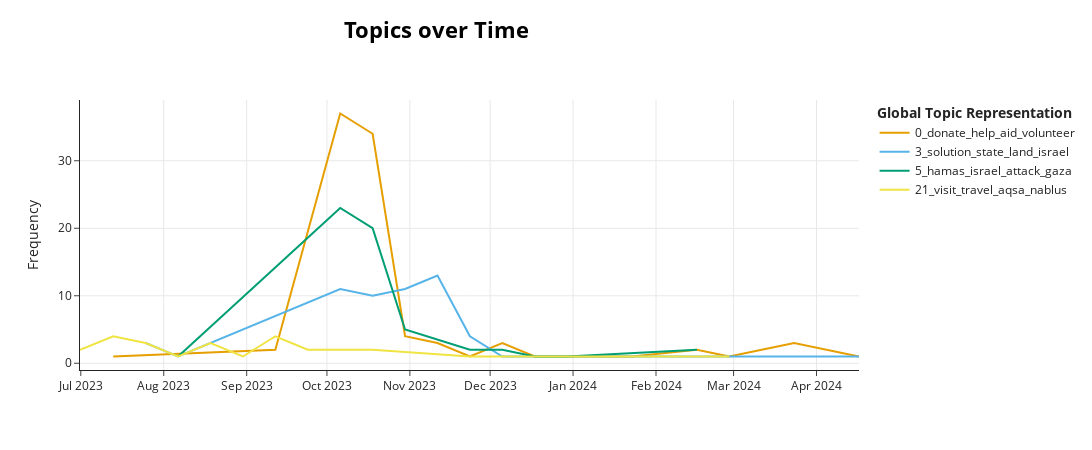

Here is the notebook cell this chart was saved with:
### Code cell
topic_model_pal.visualize_topics_over_time(topics_over_time_pal, topics=[0, 3, 5, 21])

### Figure 1 — Plotly figure (JSON) as saved in the notebook; plotly's stock layout.template omitted (floating-point values rounded to 4 significant figures)
{"data": [{"hoverinfo": "text", "hovertext": ["<b>Topic 0</b><br>Words: medicine, hormone, prescribe, hormonal, gyno", "<b>Topic 0</b><br>Words: volunteer, immersion, southeast, fluent, science", "<b>Topic 0</b><br>Words: donate, help, aid, money, donation", "<b>Topic 0</b><br>Words: donate, help, aid, volunteer, charity", "<b>Topic 0</b><br>Words: volunteer, donate, help, charity, designer", "<b>Topic 0</b><br>Words: maghazi, help, aid, clothing, station", "<b>Topic 0</b><br>Words: help, ele, useless, mad, adopt", "<b>Topic 0</b><br>Words: paypal, donate, sanitary, volunteer, organization", "<b>Topic 0</b><br>Words: travel, aid, vary, volunteer, europeans", "<b>Topic 0</b><br>Words: donate, bds, effective, subtract, delegitimize", "<b>Topic 0</b><br>Words: esim, app, username, donate, send", "<b>Topic 0</b><br>Words: card, donate, scam, charity, transaction", "<b>Topic 0</b><br>Words: donate, little, affirm, legit, share", "<b>Topic 0</b><br>Words: charity, help, gofundme, pcrf, shade", "<b>Topic 0</b><br>Words: donate, volunteer, advice, help, link", "<b>Topic 0</b><br>Words: organize, blackheart, greenheart, involve, appreciation"], "marker": {"color": "#E69F00"}, "mode": "lines", "name": "0_donate_help_aid_volunteer", "type": "scatter", "x": ["2023-07-13T02:52:48", "2023-09-11T17:16:48", "2023-10-05T23:02:24", "2023-10-18T01:55:12", "2023-10-30T04:48:00", "2023-11-11T07:40:48", "2023-11-23T10:33:36", "2023-12-05T13:26:24", "2023-12-17T16:19:12", "2023-12-29T19:12:00", "2024-01-23T00:57:36", "2024-02-16T06:43:12", "2024-02-28T09:36:00", "2024-03-11T12:28:48", "2024-03-23T15:21:36", "2024-04-16T21:07:12"], "y": [1, 2, 37, 34, 4, 3, 1, 3, 1, 1, 1, 2, 1, 2, 3, 1]}, {"hoverinfo": "text", "hovertext": ["<b>Topic 3</b><br>Words: solution, proposal, state, finger, pinky", "<b>Topic 3</b><br>Words: realistic, solution, moderate, opposition, state", "<b>Topic 3</b><br>Words: solution, state, land, country, have", "<b>Topic 3</b><br>Words: solution, state, have, israel, land", "<b>Topic 3</b><br>Words: solution, state, land, israel, government", "<b>Topic 3</b><br>Words: solution, state, land, territorial, palestinians", "<b>Topic 3</b><br>Words: solution, state, land, history, innovation", "<b>Topic 3</b><br>Words: state, straight, answer, congratulation, recognize", "<b>Topic 3</b><br>Words: solution, citizenship, binational, give, reparation", "<b>Topic 3</b><br>Words: solution, state, land, fight, long", "<b>Topic 3</b><br>Words: solution, conflict, preface, capability, mistake", "<b>Topic 3</b><br>Words: solution, state, accept, option, reject", "<b>Topic 3</b><br>Words: settlement, state, solution, decolonisation, colonialism", "<b>Topic 3</b><br>Words: solution, state, move, location, predatory", "<b>Topic 3</b><br>Words: solution, believe, state, ashkenazi, levant", "<b>Topic 3</b><br>Words: repopulate, depopulate, return, stateless, refugee", "<b>Topic 3</b><br>Words: solution, unreasonable, state, county, absorb"], "marker": {"color": "#56B4E9"}, "mode": "lines", "name": "3_solution_state_land_israel", "type": "scatter", "x": ["2023-07-25T05:45:36", "2023-08-06T08:38:24", "2023-10-05T23:02:24", "2023-10-18T01:55:12", "2023-10-30T04:48:00", "2023-11-11T07:40:48", "2023-11-23T10:33:36", "2023-12-05T13:26:24", "2023-12-17T16:19:12", "2023-12-29T19:12:00", "2024-01-10T22:04:48", "2024-02-04T03:50:24", "2024-02-16T06:43:12", "2024-02-28T09:36:00", "2024-03-11T12:28:48", "2024-03-23T15:21:36", "2024-04-16T21:07:12"], "y": [3, 1, 11, 10, 11, 13, 4, 1, 1, 1, 1, 1, 1, 1, 1, 1, 1]}, {"hoverinfo": "text", "hovertext": ["<b>Topic 5</b><br>Words: strikes, strike, general, grasp, notice", "<b>Topic 5</b><br>Words: hamas, israel, eye, gaza, attack", "<b>Topic 5</b><br>Words: hamas, israel, attack, eye, try", "<b>Topic 5</b><br>Words: hamas, israel, assassinate, war, gaza", "<b>Topic 5</b><br>Words: ensure, population, war, gaza, hamas", "<b>Topic 5</b><br>Words: hamas, israel, unethical, nursing, hide", "<b>Topic 5</b><br>Words: enabler, unlivable, damaged, predict, compassionate", "<b>Topic 5</b><br>Words: ship, attack, houthis, mandeb, usa", "<b>Topic 5</b><br>Words: theory, israel, try, aid, palistine"], "marker": {"color": "#009E73"}, "mode": "lines", "name": "5_hamas_israel_attack_gaza", "type": "scatter", "x": ["2023-08-06T08:38:24", "2023-10-05T23:02:24", "2023-10-18T01:55:12", "2023-10-30T04:48:00", "2023-11-23T10:33:36", "2023-12-05T13:26:24", "2023-12-17T16:19:12", "2023-12-29T19:12:00", "2024-02-16T06:43:12"], "y": [1, 23, 20, 5, 2, 2, 1, 1, 2]}, {"hoverinfo": "text", "hovertext": ["<b>Topic 21</b><br>Words: visit, jeruzalem, nablus, city, bethlehem", "<b>Topic 21</b><br>Words: visit, nablus, jericho, itinerary, aqsa", "<b>Topic 21</b><br>Words: visit, tour, travel, jenin, nablus", "<b>Topic 21</b><br>Words: breakdown, airport, cost, taxiany, fee", "<b>Topic 21</b><br>Words: visit, tourist, israli, bethlehem, amman", "<b>Topic 21</b><br>Words: jordanian, passport, travel, laissez, passer", "<b>Topic 21</b><br>Words: taxi, visit, bethlehem, retire, checkpoint", "<b>Topic 21</b><br>Words: visit, operator, ofcourse, tour, ksa", "<b>Topic 21</b><br>Words: send, colleague, visit, parcel, ems", "<b>Topic 21</b><br>Words: allenby, hussein, bridge, crossing, king", "<b>Topic 21</b><br>Words: grandfather, chance, ask, embark, trip", "<b>Topic 21</b><br>Words: aqsa, ramadan, quarter, visit, hotel"], "marker": {"color": "#F0E442"}, "mode": "lines", "name": "21_visit_travel_aqsa_nablus", "type": "scatter", "x": ["2023-06-30T16:43:40.800000", "2023-07-13T02:52:48", "2023-07-25T05:45:36", "2023-08-06T08:38:24", "2023-08-18T11:31:12", "2023-08-30T14:24:00", "2023-09-11T17:16:48", "2023-09-23T20:09:36", "2023-10-18T01:55:12", "2023-11-23T10:33:36", "2023-12-05T13:26:24", "2024-02-28T09:36:00"], "y": [2, 4, 3, 1, 3, 1, 4, 2, 2, 1, 1, 1]}], "layout": {"height": 450, "hoverlabel": {"bgcolor": "white", "font": {"family": "Rockwell", "size": 16}}, "legend": {"title": {"text": "<b>Global Topic Representation"}}, "title": {"font": {"color": "Black", "size": 22}, "text": "<b>Topics over Time</b>", "x": 0.4, "xanchor": "center", "y": 0.95, "yanchor": "top"}, "width": 1250, "xaxis": {"showgrid": true}, "yaxis": {"showgrid": true, "title": {"text": "Frequency"}}}}
